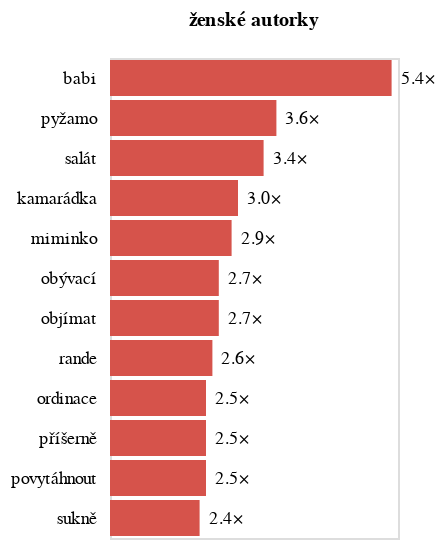

Notebook code for this chart:
### Code cell
def sloupec(mz ):
    
    pulka = pl.from_pandas(do_grafu)
    pulka = pulka.filter(pl.col("mz") == mz).with_columns(pl.col("rozdíl").round(1)).with_columns(pl.col('rozdíl').map_elements(lambda x: str(x) + "×").alias("textik")).with_columns(pl.col('rozdíl') - 1)
    pulka = pulka.to_pandas()

    razeni = do_grafu.sort_values(by="rozdíl",ascending=False)['slovo'].to_list()

    if mz == 'ženské autorky':
        barva = "#D6534B"
    else:
        barva = '#81A9D5'
    
    base = alt.Chart(pulka,
                    title=alt.Title(mz, fontSize=10, anchor="middle"),
                    width=kredity['sirka'] / 2.5
                    ).mark_bar(color=barva).encode(
        alt.X("rozdíl:Q", title=None, axis=alt.Axis(tickCount=0)),
        alt.Y("slovo:N", sort=razeni, title=None, axis=alt.Axis(tickColor="white")))
    texty = base.mark_text(font="Asap", dx=13, color='black', size=9).encode(
        alt.Text("textik:N"),
        alt.Y("slovo:N", sort=razeni)
    )
    
    spojeni = base + texty
    
    return spojeni

sloupec('ženské autorky')

### Figure 1 — Vega-Lite specification as saved in the notebook (floating-point values rounded to 4 significant figures)
{"config": {"title": {"font": "Noticia Text", "fontSize": 12, "anchor": "start", "lineHeight": 19, "fontWeight": "bolder", "subtitleFont": "Noticia Text", "subtitleFontSize": 10, "subtitleLineHeight": 15, "subtitlePadding": 10, "dy": -10}, "axis": {"labelFont": "Asap", "titleFont": "Asap", "fontWeight": "lighter", "titleFontWeight": "lighter", "labelFontSize": 9, "titleFontSize": 9, "labelPadding": 2, "titlePadding": 9, "domainOpacity": 0, "tickColor": "#DCDDD6"}, "legend": {"labelFont": "Asap", "labelFontWeight": "normal", "titleFont": "Asap", "titleFontWeight": "normal", "labelFontSize": 9, "titleFontSize": 9}}, "layer": [{"mark": {"type": "bar", "color": "#D6534B"}, "encoding": {"x": {"axis": {"tickCount": 0}, "field": "rozdíl", "title": null, "type": "quantitative"}, "y": {"axis": {"tickColor": "white"}, "field": "slovo", "sort": ["babi", "pyžamo", "pistole", "salát", "prezident", "ruský", "kamarádka", "souboj", "miminko", "kladivo", "kulka", "vůl", "velet", "služebný", "politik", "obývací", "objímat", "střílet", "rande", "zaregistrovat", "ordinace", "příšerně", "povytáhnout", "sukně"], "title": null, "type": "nominal"}}, "title": {"text": "ženské autorky", "anchor": "middle", "fontSize": 10}}, {"mark": {"type": "text", "color": "black", "dx": 13, "font": "Asap", "size": 9}, "encoding": {"text": {"field": "textik", "type": "nominal"}, "x": {"axis": {"tickCount": 0}, "field": "rozdíl", "title": null, "type": "quantitative"}, "y": {"field": "slovo", "sort": ["babi", "pyžamo", "pistole", "salát", "prezident", "ruský", "kamarádka", "souboj", "miminko", "kladivo", "kulka", "vůl", "velet", "služebný", "politik", "obývací", "objímat", "střílet", "rande", "zaregistrovat", "ordinace", "příšerně", "povytáhnout", "sukně"], "type": "nominal"}}, "title": {"text": "ženské autorky", "anchor": "middle", "fontSize": 10}}], "data": {"name": "data-e85eec637a095fe81afb01bf3bb60f48"}, "width": 144.0, "$schema": "https://vega.github.io/schema/vega-lite/v5.8.0.json", "datasets": {"data-e85eec637a095fe81afb01bf3bb60f48": [{"slovo": "babi", "rozdíl": 4.4, "mz": "ženské autorky", "textik": "5.4×"}, {"slovo": "pyžamo", "rozdíl": 2.6, "mz": "ženské autorky", "textik": "3.6×"}, {"slovo": "salát", "rozdíl": 2.4, "mz": "ženské autorky", "textik": "3.4×"}, {"slovo": "kamarádka", "rozdíl": 2.0, "mz": "ženské autorky", "textik": "3.0×"}, {"slovo": "miminko", "rozdíl": 1.9, "mz": "ženské autorky", "textik": "2.9×"}, {"slovo": "obývací", "rozdíl": 1.7, "mz": "ženské autorky", "textik": "2.7×"}, {"slovo": "objímat", "rozdíl": 1.7, "mz": "ženské autorky", "textik": "2.7×"}, {"slovo": "rande", "rozdíl": 1.6, "mz": "ženské autorky", "textik": "2.6×"}, {"slovo": "ordinace", "rozdíl": 1.5, "mz": "ženské autorky", "textik": "2.5×"}, {"slovo": "příšerně", "rozdíl": 1.5, "mz": "ženské autorky", "textik": "2.5×"}, {"slovo": "povytáhnout", "rozdíl": 1.5, "mz": "ženské autorky", "textik": "2.5×"}, {"slovo": "sukně", "rozdíl": 1.4, "mz": "ženské autorky", "textik": "2.4×"}]}}
